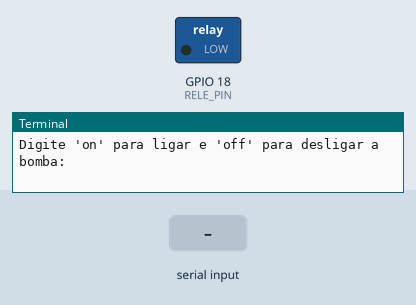
This program was run on a simulated Raspberry Pi (BCM pin numbers). On the bench: switched loads named in the program (green lamp = pin HIGH), the last lines printed to the terminal. The test bench sets the inputs (shaded band).

Above: at 1.2 s.
1.3 s: "on" typed at the terminal, then Enter
At 2.0 s:
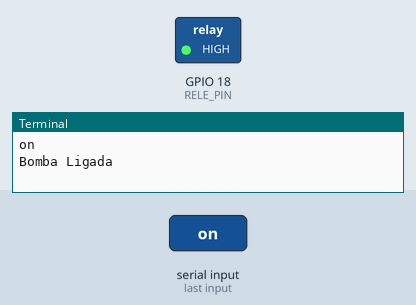
2.8 s: "off" typed at the terminal, then Enter
At 3.1 s:
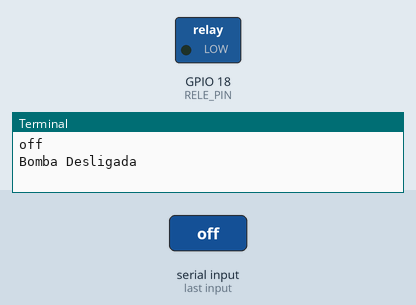
Timing chart, 0 to 5.8 s (numbered marks = the images above; inputs shaded):
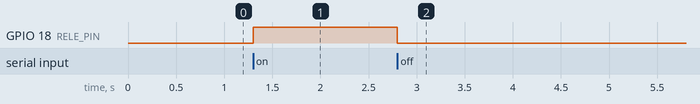

Measured:
- after the input at 1.3 s, GPIO 18 (RELE_PIN): LOW → HIGH at once
- after the input at 2.8 s, GPIO 18 (RELE_PIN): HIGH → LOW at once

The program:

Raspberry.py
```python
import RPi.GPIO as GPIO
import time

# Configuração do modo de numeração dos pinos
GPIO.setmode(GPIO.BCM)

# Definindo o pino GPIO para o relé
RELE_PIN = 18  # Escolha um pino GPIO que esteja livre

# Configura o pino como saída
GPIO.setup(RELE_PIN, GPIO.OUT)

def ligar_bomba():
    GPIO.output(RELE_PIN, GPIO.HIGH)  # Liga o relé (e a bomba)
    print("Bomba Ligada")

def desligar_bomba():
    GPIO.output(RELE_PIN, GPIO.LOW)  # Desliga o relé (e a bomba)
    print("Bomba Desligada")

try:
    while True:
        comando = input("Digite 'on' para ligar e 'off' para desligar a bomba: ").strip().lower()

        if comando == 'on':
            ligar_bomba()
        elif comando == 'off':
            desligar_bomba()
        else:
            print("Comando inválido. Digite 'on' ou 'off'.")

        time.sleep(1)

except KeyboardInterrupt:
    print("Programa interrompido pelo usuário.")

finally:
    GPIO.cleanup()  # Limpa os pinos GPIO configurados
```
